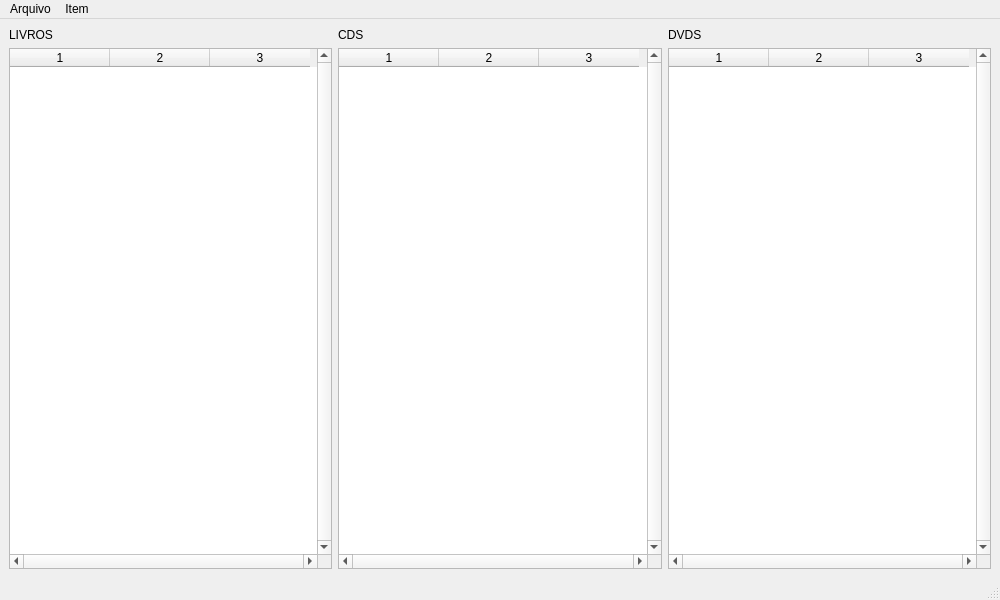
<?xml version="1.0" encoding="UTF-8"?>
<ui version="4.0">
 <class>MainLoja</class>
 <widget class="QMainWindow" name="MainLoja">
  <property name="geometry">
   <rect>
    <x>0</x>
    <y>0</y>
    <width>1000</width>
    <height>600</height>
   </rect>
  </property>
  <property name="minimumSize">
   <size>
    <width>1000</width>
    <height>600</height>
   </size>
  </property>
  <property name="maximumSize">
   <size>
    <width>1000</width>
    <height>600</height>
   </size>
  </property>
  <property name="windowTitle">
   <string>Estoque em loja</string>
  </property>
  <widget class="QWidget" name="centralwidget">
   <layout class="QHBoxLayout" name="horizontalLayout">
    <item>
     <layout class="QVBoxLayout" name="verticalLayout">
      <item>
       <widget class="QLabel" name="label_livro">
        <property name="enabled">
         <bool>true</bool>
        </property>
        <property name="maximumSize">
         <size>
          <width>16777215</width>
          <height>16777215</height>
         </size>
        </property>
        <property name="text">
         <string>LIVROS</string>
        </property>
       </widget>
      </item>
      <item>
       <widget class="QTableWidget" name="tabela_livro">
        <property name="verticalScrollBarPolicy">
         <enum>Qt::ScrollBarAlwaysOn</enum>
        </property>
        <property name="horizontalScrollBarPolicy">
         <enum>Qt::ScrollBarAlwaysOn</enum>
        </property>
        <property name="tabKeyNavigation">
         <bool>false</bool>
        </property>
        <property name="showDropIndicator" stdset="0">
         <bool>true</bool>
        </property>
        <property name="selectionMode">
         <enum>QAbstractItemView::SingleSelection</enum>
        </property>
        <property name="selectionBehavior">
         <enum>QAbstractItemView::SelectRows</enum>
        </property>
        <property name="columnCount">
         <number>3</number>
        </property>
        <attribute name="verticalHeaderVisible">
         <bool>false</bool>
        </attribute>
        <column/>
        <column/>
        <column/>
       </widget>
      </item>
     </layout>
    </item>
    <item>
     <layout class="QVBoxLayout" name="verticalLayout_2">
      <item>
       <widget class="QLabel" name="label_cd">
        <property name="text">
         <string>CDS</string>
        </property>
       </widget>
      </item>
      <item>
       <widget class="QTableWidget" name="tabela_cd">
        <property name="verticalScrollBarPolicy">
         <enum>Qt::ScrollBarAlwaysOn</enum>
        </property>
        <property name="horizontalScrollBarPolicy">
         <enum>Qt::ScrollBarAlwaysOn</enum>
        </property>
        <property name="tabKeyNavigation">
         <bool>false</bool>
        </property>
        <property name="selectionMode">
         <enum>QAbstractItemView::SingleSelection</enum>
        </property>
        <property name="selectionBehavior">
         <enum>QAbstractItemView::SelectRows</enum>
        </property>
        <property name="columnCount">
         <number>3</number>
        </property>
        <attribute name="verticalHeaderVisible">
         <bool>false</bool>
        </attribute>
        <column/>
        <column/>
        <column/>
       </widget>
      </item>
     </layout>
    </item>
    <item>
     <layout class="QVBoxLayout" name="verticalLayout_3" stretch="0,0">
      <property name="sizeConstraint">
       <enum>QLayout::SetDefaultConstraint</enum>
      </property>
      <item>
       <widget class="QLabel" name="label_dvd">
        <property name="text">
         <string>DVDS</string>
        </property>
       </widget>
      </item>
      <item>
       <widget class="QTableWidget" name="tabela_dvd">
        <property name="verticalScrollBarPolicy">
         <enum>Qt::ScrollBarAlwaysOn</enum>
        </property>
        <property name="horizontalScrollBarPolicy">
         <enum>Qt::ScrollBarAlwaysOn</enum>
        </property>
        <property name="tabKeyNavigation">
         <bool>false</bool>
        </property>
        <property name="selectionMode">
         <enum>QAbstractItemView::SingleSelection</enum>
        </property>
        <property name="selectionBehavior">
         <enum>QAbstractItemView::SelectRows</enum>
        </property>
        <property name="columnCount">
         <number>3</number>
        </property>
        <attribute name="verticalHeaderVisible">
         <bool>false</bool>
        </attribute>
        <column/>
        <column/>
        <column/>
       </widget>
      </item>
     </layout>
    </item>
   </layout>
  </widget>
  <widget class="QMenuBar" name="menubar">
   <property name="geometry">
    <rect>
     <x>0</x>
     <y>0</y>
     <width>1000</width>
     <height>21</height>
    </rect>
   </property>
   <widget class="QMenu" name="menuArquivo">
    <property name="title">
     <string>Arquivo</string>
    </property>
    <addaction name="actionLer"/>
    <addaction name="actionSalvar"/>
    <addaction name="separator"/>
    <addaction name="actionSair"/>
   </widget>
   <widget class="QMenu" name="menuItem">
    <property name="title">
     <string>Item</string>
    </property>
    <addaction name="actionIncluir_Livro"/>
    <addaction name="actionIncluir_CD"/>
    <addaction name="actionIncluir_DVD"/>
   </widget>
   <addaction name="menuArquivo"/>
   <addaction name="menuItem"/>
  </widget>
  <widget class="QStatusBar" name="statusbar"/>
  <action name="actionLer">
   <property name="text">
    <string>Ler...</string>
   </property>
  </action>
  <action name="actionSalvar">
   <property name="text">
    <string>Salvar...</string>
   </property>
  </action>
  <action name="actionSair">
   <property name="text">
    <string>Sair</string>
   </property>
  </action>
  <action name="actionIncluir_Livro">
   <property name="text">
    <string>Incluir Livro...</string>
   </property>
  </action>
  <action name="actionIncluir_CD">
   <property name="text">
    <string>Incluir CD...</string>
   </property>
  </action>
  <action name="actionIncluir_DVD">
   <property name="text">
    <string>Incluir DVD...</string>
   </property>
  </action>
 </widget>
 <resources/>
 <connections/>
</ui>
